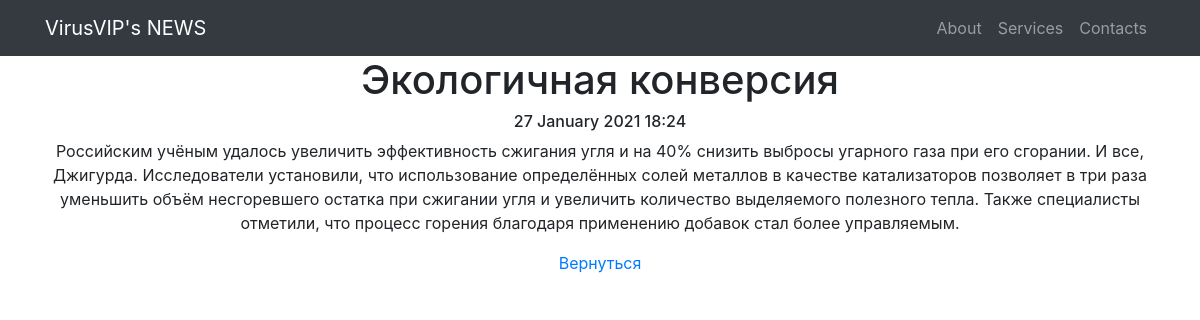
Screenshot of /news/1 with the database file from the repository.
### news/models.py (models this page shows, shortened)
class Post(models.Model):
    news = 'NE'
    articles = 'AR'
    CHOICE = [(news, 'Новость'), (articles, 'Статья')]
    type = models.CharField(max_length=2, choices=CHOICE, default='NE')
    create_date = models.DateTimeField(auto_now_add=True)
    header = models.CharField(max_length=255)
    text = models.TextField()
    rating = models.IntegerField(default=0)
    author = models.ForeignKey(Author, on_delete=models.CASCADE)
    category = models.ManyToManyField(Category, through='PostCategory')

### news/views.py (the view)
# urls.py: path('<int:pk>', PostDetail.as_view()),
class PostDetail(DetailView):
    model = Post
    template_name = 'post.html'
    context_object_name = 'post'

### news/templatetags/custom_filters.py (called while the page is built)
@register.filter(name='censor') # регестрируем наш фильтр под именем censor, чтоб django понимал, что это именно фильтр, а не простая функция
def censor(value): # Используем как value|censor
    if isinstance(value, str):
        string = value
        words = ['хуй', 'пизда']
        cens_word = 'Джигурда'
        for word in words:
            string = str.replace(string, word, cens_word)
        return string
    else:
        raise ValueError(f'искомое поле - не текст') # в случае если кто-то неправильно воспользовался нашим тегом, это будет ошибкой

### templates/post.html (shortened to what this page needs)
{% extends 'flatpages/default.html' %}
{% load custom_filters %}
{% block content %}
<h1>{{ post.header|censor }}</h1>
<h6>{{post.create_date|date:'d F Y G:i'}}</h6>
<div><p>{{post.text|censor}}</p></div>
<div><p><a href = ".">Вернуться</a></p></div>
{% endblock content %}

### rows the page displays
Post: header|censor "Экологичная конверсия", create_date "27 January 2021 18:24", text|censor "Российским учёным удалось увеличить эффективность сжигания угля и на 40% снизить выбросы угарного газа при его сгорании. И все, Джигурда. Исследователи установили, что использование определённых солей металлов в качестве катализаторов позволяет в три раза уменьшить объём несгоревшего остатка при сжигании угля и увеличить количество выделяемого полезного тепла. Также специалисты отметили, что процесс горения благодаря применению добавок стал более управляемым."
